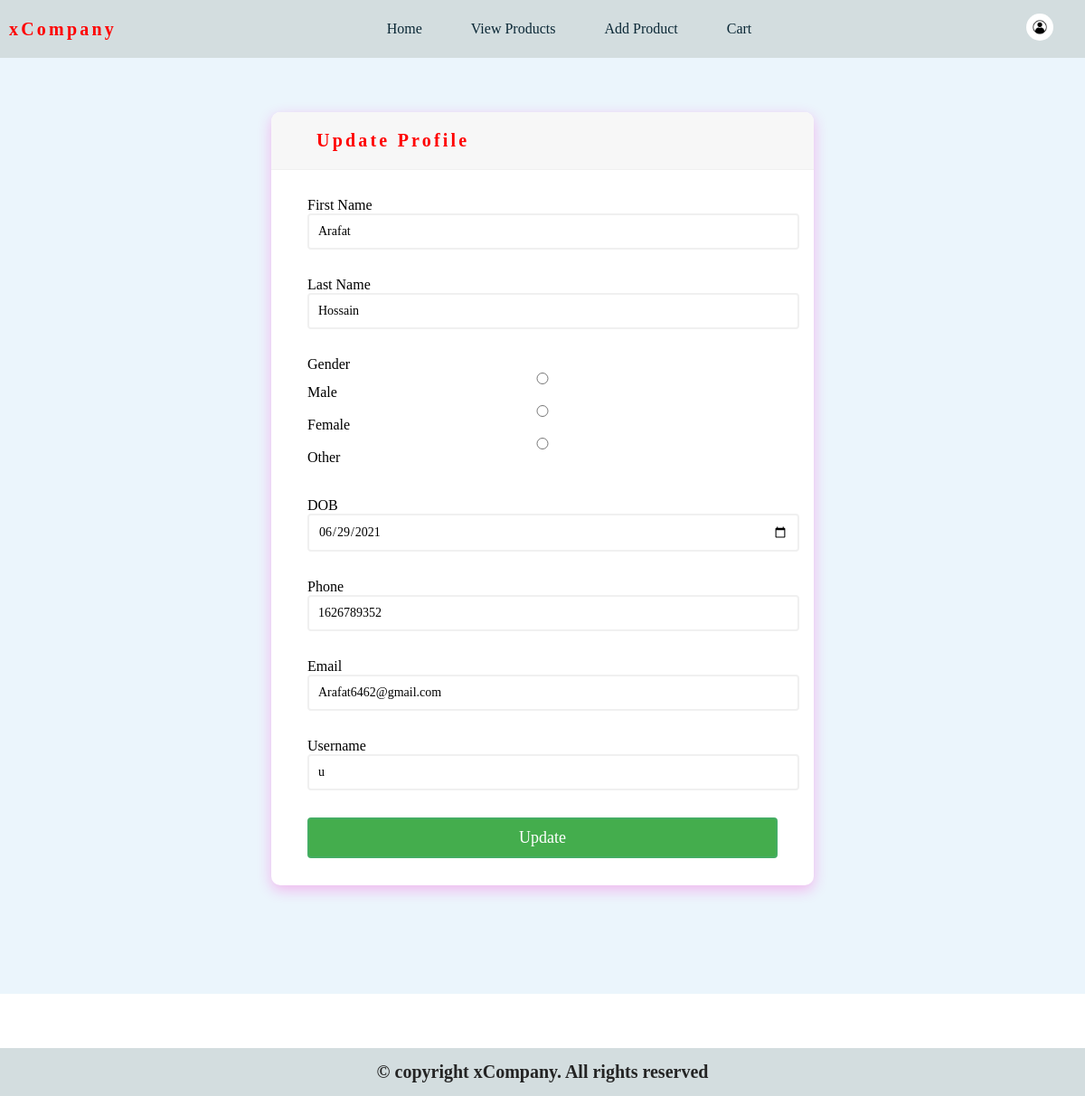
/Controller/updateprofile.php (signed in), run on the app's committed database.
### tables this page shows
CREATE TABLE `registration` (
  `Firstname` varchar(15) NOT NULL,
  `Lastname` varchar(15) NOT NULL,
  `Gender` varchar(10) NOT NULL,
  `DOB` date NOT NULL,
  `Religion` varchar(15) NOT NULL,
  `Presentaddress` varchar(100) DEFAULT NULL,
  `Permanentaddress` varchar(100) DEFAULT NULL,
  `Phone` int(15) NOT NULL,
  `Email` varchar(30) NOT NULL,
  `Website` varchar(50) DEFAULT NULL,
  `Username` varchar(15) NOT NULL,
  `Password` varchar(15) NOT NULL,
  `id` int(100) NOT NULL
);

### Model/dbupdateprofile.php (called while the page is built, shortened)
<?php
	function getProfileData($profileID)
	 {
 		$conn = connect();
 		$statement = $conn->prepare("SELECT * FROM registration WHERE Username = ?");
 		$statement->bind_param("s", $profileID);
		$statement->execute();
		$records = $statement->get_result();
		return $records->fetch_all(MYSQLI_ASSOC);
	}
 ?>

### Controller/updateprofile.php (the view, shortened to what this page needs)
 <!DOCTYPE html>
 <html lang="en">
 <head>
    <link rel="stylesheet" href="../View/css/updateprofile.css?v <?php echo time(); ?>">
 </head>
 <body>
 	<?php
    include('../View/html/header.php');
    include('../Model/dbupdateprofile.php');
  $Firstname = "";
  $Lastname = "";
  $DOB = "";
  $Phone = "";
  $Email = "";
  $Username = "";
            $profile_id = $_SESSION['s_id'];
            $profile_data = getProfileData($profile_id);
            for ( $i = 0; $i < count($profile_data); $i++)
            {
                    if($profile_data[$i]["Username"] == $profile_id)
                    {
                        $Firstname = $profile_data[$i]['Firstname'];
                        $Lastname = $profile_data[$i]['Lastname'];
                        $DOB = $profile_data[$i]['DOB'];
                        $Phone = $profile_data[$i]['Phone'];
                        $Email = $profile_data[$i]['Email'];
                        $Username = $profile_data[$i]['Username'];
                    }
            }
    ?>
  <div class="body">
  <div class="container">
        <div class="header">
            <h2 class="title">Update Profile</h2>
        </div>
        <form action="<?php echo htmlspecialchars(($_SERVER['PHP_SELF'])); ?>" class="form" id="form" method = "POST" onsubmit="return jsValid();">
            <div class="form-control">
                <lable>First Name</lable>
                <input type="text" placeholder="" id="Firstname" name="Firstname" value="<?php echo $Firstname ?>" >
            </div>
            <div class="form-control">
                <lable>Last Name</lable>
                <input type="text" placeholder="" id="Lastname" name="Lastname" value="<?php echo $Lastname ?>">
            </div>
            <div class="form-control">
                <lable>Gender</lable>
                    <input type="radio"  id="Male" name="Gender" value="Male">
                    <label for="Male">Male</label>
                    <input type="radio"  id="Female" name="Gender" value="Female">
                    <label for="Female">Female</label>
                    <input type="radio"  id="Other" name="Gender" value="Other">
                    <label for="Other">Other</label>
            </div>
            <div class="form-control">
                <lable>DOB</lable>
                <input type="date" placeholder="" id="Dob" name="DOB" value="<?php echo $DOB ?>">
            </div>
            <div class="form-control">
                <lable>Phone</lable>
                <input type="number" placeholder="" id="Phone" name="Phone" value="<?php echo $Phone ?>">
            </div>
            <div class="form-control">
                <lable>Email</lable>
                <input type="email" placeholder="" id="Email" name="Email" value="<?php echo $Email ?>">
            </div>
            <div class="form-control">
                <lable>Username</lable>
                <input type="text" placeholder="" id="Username" name="Username" value="<?php echo $Username ?>">
            </div>
            <button type="submit">Update</button>
        </form>
    </div>
    </div>
</body>
</html>

### View/css/updateprofile.css (style rules this page uses)
.body { background-color: #ebf5fc; font-family: 'Open Sans', sans-serif; display: flex; align-items: center; justify-content: center; min-height: 100vh; margin: 0; padding-top: 5%; padding-bottom: 10%; }
.container { background-color: #fff; border-radius: 10px; box-shadow: 0 2px 5px rgba(0, 0, 0, .3); width: 600px; max-width: 100%; overflow: hidden; box-shadow: 0 5px 15px #ff29d14d; }
.header { background-color: #f7f7f7; border-bottom: 1px solid #f0f0f0; padding: 20px 40px; display: flex; justify-content: space-between; align-items: center; }
.title { font-weight: 800; font-size: 20px; padding: 0 10px; letter-spacing: 1rem; cursor: pointer; text-decoration: none; color: black; }
.form { padding: 30px 40px; }
.form-control { margin-bottom: 10px; padding-bottom: 20px; position: relative; }
.form-control label { display: inline-block; margin-bottom: 5px; }
.form-control input { border: 2px solid #f0f0f0; border-radius: 4px; display: block; font-size: 14px; font-family: inherit; padding: 10px; width: 100%; }
.form button { background-color: #44ad4d; border: 2px solid #44ad63; border-radius: 4px; color: #fff; display: block; font-size: 18px; padding: 10px; width: 100%; }

### View/html/header.php (style rules this page uses)
* { margin: 0; padding: 0; font-family: Verdana; }
body { background-color: #fff; min-height: calc(100vh); }
a, h1, li, button { text-decoration: none; color: #0B2836; }
.title { font-weight: 800; font-size: 20px; padding: 0 10px; letter-spacing: .2rem; cursor: pointer; color: red; }

### data on the page
registration: Firstname "Arafat", Lastname "Hossain", DOB "06/29/2021", Phone "1626789352", Email "Arafat6462@gmail.com", Username "u"
